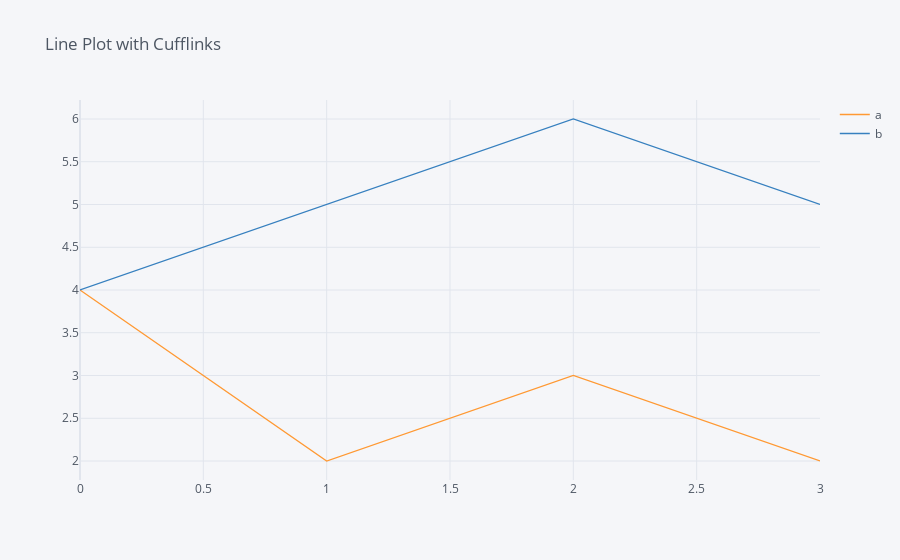

The notebook cell this image was saved under:
### Code cell
df.iplot(kind='line', title='Line Plot with Cufflinks')

### Figure 1 — Plotly figure (JSON) as saved in the notebook; plotly's stock layout.template omitted (floating-point values rounded to 4 significant figures)
{"data": [{"line": {"color": "rgba(255, 153, 51, 1.0)", "dash": "solid", "shape": "linear", "width": 1.3}, "mode": "lines", "name": "a", "text": "", "type": "scatter", "x": [0, 1, 2, 3], "y": [4, 2, 3, 2]}, {"line": {"color": "rgba(55, 128, 191, 1.0)", "dash": "solid", "shape": "linear", "width": 1.3}, "mode": "lines", "name": "b", "text": "", "type": "scatter", "x": [0, 1, 2, 3], "y": [4, 5, 6, 5]}], "layout": {"autosize": true, "legend": {"bgcolor": "#F5F6F9", "font": {"color": "#4D5663"}}, "paper_bgcolor": "#F5F6F9", "plot_bgcolor": "#F5F6F9", "title": {"font": {"color": "#4D5663"}, "text": "Line Plot with Cufflinks"}, "xaxis": {"autorange": true, "gridcolor": "#E1E5ED", "range": [0, 3], "showgrid": true, "tickfont": {"color": "#4D5663"}, "title": {"font": {"color": "#4D5663"}, "text": ""}, "type": "linear", "zerolinecolor": "#E1E5ED"}, "yaxis": {"autorange": true, "gridcolor": "#E1E5ED", "range": [1.778, 6.222], "showgrid": true, "tickfont": {"color": "#4D5663"}, "title": {"font": {"color": "#4D5663"}, "text": ""}, "type": "linear", "zerolinecolor": "#E1E5ED"}}}
